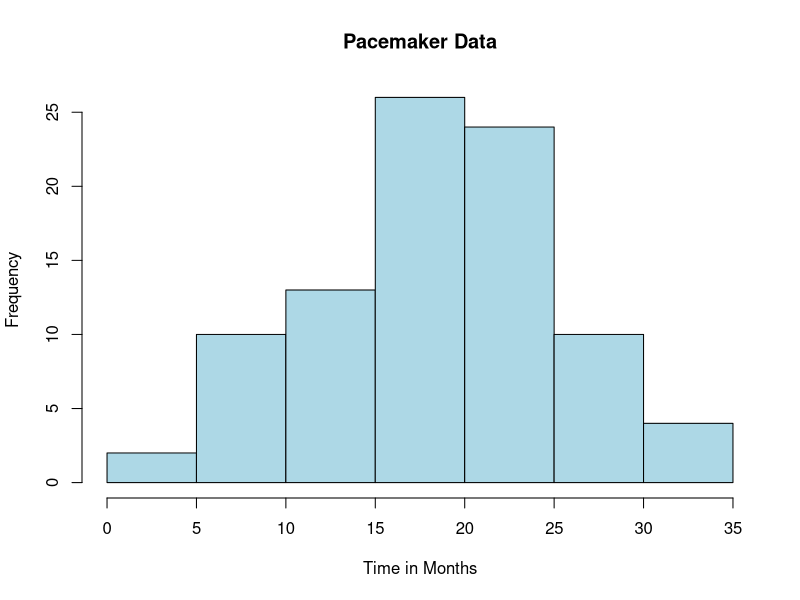

R code for this plot:
## ---- chunk 1
library(tidyverse)
library(ggplot2)
## ---- chunk 2
problem1_df = 
  tibble(
    women_sample = c(1:11),
    fe_level = c(15.2, 9.3, 7.6, 11.9, 10.4, 9.7, 20.4, 9.4, 11.5, 9.4, 8.3)
    )
fivenum(c(15.2, 9.3, 7.6, 11.9, 10.4, 9.7, 20.4, 9.4, 11.5, 9.4, 8.3))
mean(c(15.2, 9.3, 7.6, 11.9, 10.4, 9.7, 20.4, 9.4, 11.5, 9.4, 8.3))
var(problem1_df$fe_level)
sd(problem1_df$fe_level)

## ---- chunk 3
problem3_df = read_table("./data/Pacemaker.txt")
## ---- chunk 4
hist(problem3_df$Time, col = "lightblue", main = "Pacemaker Data", xlab = "Time in Months")
## ---- chunk 5
mean(problem3_df$Time)
median(problem3_df$Time)
var(problem3_df$Time)
sd(problem3_df$Time)
## ---- chunk 6
range(problem3_df$Time)
## ---- chunk 7
problem4_df = read_table2("./data/BloodPressure.txt")
